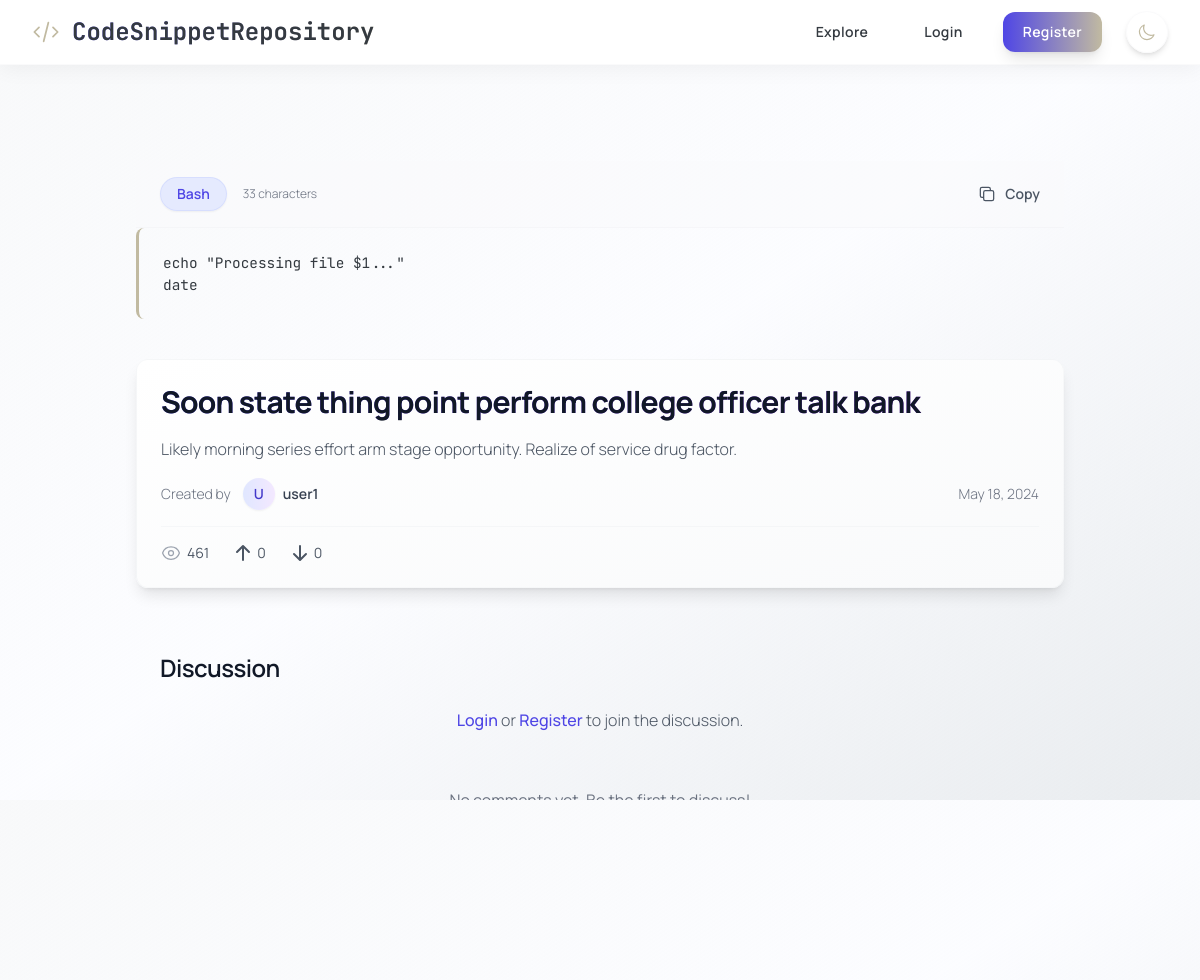
Screenshot of /explore/snippet/2 with the database file from the repository.
### tables this page shows
CREATE TABLE snippets (
                id INTEGER PRIMARY KEY AUTOINCREMENT,
                user_id INTEGER NOT NULL,
                title TEXT NOT NULL,
                code TEXT NOT NULL,
                language TEXT NOT NULL,
                description TEXT,
                is_private INTEGER DEFAULT 0,
                views INTEGER DEFAULT 0,
                created_at TIMESTAMP DEFAULT CURRENT_TIMESTAMP,
                updated_at TIMESTAMP DEFAULT CURRENT_TIMESTAMP,
                FOREIGN KEY (user_id) REFERENCES users(id) ON DELETE CASCADE
            );

CREATE TABLE users (
                id INTEGER PRIMARY KEY AUTOINCREMENT,
                username TEXT UNIQUE NOT NULL,
                email TEXT UNIQUE NOT NULL,
                password TEXT NOT NULL,
                profile_picture TEXT,
                bio TEXT,
                age INTEGER,
                dob TEXT,
                profession TEXT,
                profile_setup INTEGER DEFAULT 0,
                created_at TIMESTAMP DEFAULT CURRENT_TIMESTAMP,
                join_date TIMESTAMP DEFAULT CURRENT_TIMESTAMP,
                full_name TEXT,
                status TEXT,
                experience REAL,
                education TEXT,
                skills TEXT,
                country TEXT,
                website TEXT
            );

### app.py (the view, shortened to what this page needs)
@app.route('/explore/snippet/<int:id>')
def view_snippet_explore(id):
    conn = get_db()
    viewer_user_id = get_current_user_id()
    snippet_dict = None
    root_comments = []
    is_bookmarked = False
    is_favorited = False # Favorite status of viewer for THIS snippet
    user_vote = None
    try:
        snippet_row = conn.execute("""
            SELECT
                s.*, u.username as owner_username,
                COALESCE(v.upvotes, 0) as upvotes,
                COALESCE(v.downvotes, 0) as downvotes
            FROM snippets s
            JOIN users u ON s.user_id = u.id
            LEFT JOIN (
                 SELECT snippet_id, SUM(CASE WHEN vote_type = 1 THEN 1 ELSE 0 END) as upvotes,
                        SUM(CASE WHEN vote_type = -1 THEN 1 ELSE 0 END) as downvotes
                 FROM votes GROUP BY snippet_id
            ) v ON s.id = v.snippet_id
            WHERE s.id = ? AND s.is_private = 0
        """, (id,)).fetchone()
        if not snippet_row:
            flash('Snippet not found or is private', 'error')
            return redirect(url_for('explore'))
        snippet_dict = dict(snippet_row)
        try:
            conn.execute('UPDATE snippets SET views = COALESCE(views, 0) + 1 WHERE id = ?', (id,))
            conn.commit()
        except sqlite3.Error as e_view:
            conn.rollback() # Rollback only the view count update
            app.logger.warning(f"Failed to increment view count for snippet {id}: {e_view}")
        comments_rows = conn.execute('''
            SELECT c.id, c.content, c.created_at, u.username, u.profile_picture, c.parent_id
            FROM comments c JOIN users u ON c.user_id = u.id
            WHERE c.snippet_id = ?
            ORDER BY c.parent_id NULLS FIRST, c.created_at ASC
        ''', (id,)).fetchall()
        comments_by_id = {}
        for row in comments_rows:
            comment = dict(row)
            comment['created_at'] = parse_db_date(comment.get('created_at'))
            comment['replies'] = []
            comments_by_id[comment['id']] = comment
        root_comments = []
        for comment_id, comment in comments_by_id.items():
            parent_id = comment['parent_id']
            if parent_id is None:
                root_comments.append(comment)
            elif parent_id in comments_by_id:
                 comments_by_id[parent_id]['replies'].append(comment)
        snippet_dict['created_at'] = parse_db_date(snippet_dict.get('created_at'))
        snippet_dict['updated_at'] = parse_db_date(snippet_dict.get('updated_at')) # If updated_at exists
        return render_template('view_snippet_explore.html',
                             snippet=snippet_dict,
                             comments=root_comments,
                             is_bookmarked=is_bookmarked,
                             is_favorited=is_favorited,
                             user_vote=user_vote)
    except sqlite3.Error as e:
        app.logger.error(f"DB Error viewing public snippet {id}: {e}")
        flash('Error loading snippet details.', 'error')
        return redirect(url_for('explore'))
    except Exception as e:
        app.logger.error(f"General Error viewing public snippet {id}: {e}", exc_info=True)
        flash("An unexpected error occurred.", "error")
        return redirect(url_for('explore'))

### app.py (called while the page is built)
def parse_db_date(date_str):
    if not date_str:
        return None
    try:
        return datetime.strptime(date_str, '%Y-%m-%d %H:%M:%S')
    except (ValueError, TypeError) as e:
        try:
            app.logger.warning(f"Could not parse date string '{date_str}': {e}")
        except RuntimeError: # Handle cases outside app context if necessary
            print(f"Warning: Could not parse date string '{date_str}': {e}")
        return None # Return None if parsing fails

def get_db():
    db = getattr(g, '_database', None)
    if db is None:
        db_path = os.path.join(app.root_path, DATABASE) # Construct path safely
        try:
             db = g._database = sqlite3.connect(db_path)
             db.row_factory = sqlite3.Row # Use Row factory
        except sqlite3.Error as e:
            app.logger.error(f"Database connection error: {e}") # Use app logger
            raise # Reraise the error
    return db

@app.teardown_appcontext
def close_connection(exception):
    db = getattr(g, '_database', None)
    if db is not None:
        try:
            db.close()
        except sqlite3.Error as e:
             app.logger.error(f"Error closing database connection: {e}") # Use app logger

def get_current_user_id():
    return session.get('user_id')

### templates/view_snippet_explore.html (shortened to what this page needs)
{% extends "base.html" %}
{% block content %}
<div class="main-container">
    <div class="max-w-5xl mx-auto px-4 sm:px-6 lg:px-12 space-y-10">
        <div class="code-container">
            <div class="flex items-center justify-between px-6 py-4 border-b border-gray-200/20 dark:border-gray-700/20 bg-gray-50/50 dark:bg-gray-800/50">
                <div class="flex items-center space-x-4">
                    <span class="text-sm font-semibold text-indigo-600 dark:text-indigo-400 bg-indigo-100/80 dark:bg-indigo-900/80 px-4 py-1.5 rounded-full border border-indigo-200/50 dark:border-indigo-800/50 shadow-sm">{{ snippet.language | default('N/A') }}</span>
                    <span class="text-xs text-gray-500 dark:text-gray-400 font-light">{{ snippet.code | length }} characters</span>
                </div>
                <div class="flex items-center space-x-4">
                    <button id="copy-button" class="group inline-flex items-center text-sm font-semibold text-gray-600 dark:text-gray-400 hover:text-indigo-600 dark:hover:text-indigo-400 transition-all duration-300 ease-out transform hover:scale-105">
                        Copy
                    </button>
                </div>
            </div>
            <div class="overflow-x-auto" id="code-container">
                <pre class="p-6 m-0"><code id="codeBlock" class="language-{{ snippet.language }}">{{ snippet.code }}</code></pre>
            </div>
        </div>
        <div class="rounded-xl p-6 bg-gradient-to-br from-white to-gray-50 dark:from-gray-900 dark:to-gray-800/50 shadow-lg border border-gray-200/30 dark:border-gray-700/30 backdrop-blur-sm">
            <h1 class="text-3xl font-bold text-gray-900 dark:text-white mb-4 bg-clip-text bg-gradient-to-r from-indigo-600 to-purple-600 dark:from-indigo-400 dark:to-purple-400 tracking-tight">{{ snippet.title }}</h1>
            {% if snippet.description %}
                <p class="text-gray-600 dark:text-gray-300 font-light mb-4 leading-relaxed">{{ snippet.description }}</p>
            {% endif %}
            <div class="flex items-center justify-between text-sm text-gray-500 dark:text-gray-400 font-light">
                <div class="flex items-center space-x-3">
                    <span>Created by</span>
                    <a href="{{ url_for('profile', username=snippet.owner_username) }}" class="inline-flex items-center gap-2 group">
                        <span class="h-8 w-8 rounded-full bg-gradient-to-r from-indigo-100 to-purple-100 dark:from-indigo-800 dark:to-purple-800 text-indigo-700 dark:text-indigo-300 text-sm font-semibold flex items-center justify-center group-hover:ring-2 group-hover:ring-indigo-400 transition-all duration-200 shadow-sm">
                            {% if snippet.owner_username %}{{ snippet.owner_username[0] | upper }}{% else %}?{% endif %}
                        </span>
                        <span class="font-semibold text-gray-700 dark:text-gray-200 group-hover:text-indigo-600 dark:group-hover:text-indigo-400 transition-colors">{{ snippet.owner_username }}</span>
                    </a>
                </div>
                <span>{{ snippet.created_at.strftime('%b %d, %Y') if snippet.created_at and snippet.created_at.strftime else 'Unknown Date' }}</span>
            </div>
            <div class="mt-4 pt-4 border-t border-gray-200/30 dark:border-gray-700/30 flex items-center space-x-6 text-sm text-gray-600 dark:text-gray-400">
                 <span title="Views" class="flex items-center"> {{ snippet.views | default(0) }}</span>
                 <button type="button" id="upvote-button" title="Upvote" class="flex items-center vote-btn {% if user_vote == 1 %} text-emerald-500 {% else %} hover:text-emerald-500 {% endif %} transition-colors" data-vote-type="1"><svg class="h-5 w-5 mr-1" fill="currentColor" viewBox="0 0 20 20"><path fill-rule="evenodd" d="M3.293 9.707a1 1 0 010-1.414l6-6a1 1 0 011.414 0l6 6a1 1 0 01-1.414 1.414L11 5.414V17a1 1 0 11-2 0V5.414L4.707 9.707a1 1 0 01-1.414 0z" clip-rule="evenodd" /></svg> <span class="vote-count">{{ snippet.upvotes | default(0) }}</span></button>
                 <button type="button" id="downvote-button" title="Downvote" class="flex items-center vote-btn {% if user_vote == -1 %} text-rose-500 {% else %} hover:text-rose-500 {% endif %} transition-colors" data-vote-type="-1"><svg class="h-5 w-5 mr-1" fill="currentColor" viewBox="0 0 20 20"><path fill-rule="evenodd" d="M16.707 10.293a1 1 0 010 1.414l-6 6a1 1 0 01-1.414 0l-6-6a1 1 0 111.414-1.414L9 14.586V3a1 1 0 012 0v11.586l4.293-4.293a1 1 0 011.414 0z" clip-rule="evenodd" /></svg> <span class="vote-count">{{ snippet.downvotes | default(0) }}</span></button>
             </div>
        </div>
        <div class="comments-section p-6">
            <h2 class="text-2xl font-semibold text-gray-900 dark:text-white mb-6 tracking-tight">Discussion </h2>
            {% if session['user_id'] %}
            <div class="mb-8">
                <form id="comment-form" class="space-y-4">
                    <textarea id="comment-content" rows="3" class="w-full px-5 py-4 rounded-xl bg-white/80 dark:bg-gray-900/80 border border-gray-200/50 dark:border-gray-700/50 text-gray-900 dark:text-gray-100 placeholder-gray-400 dark:placeholder-gray-500 focus:outline-none focus:ring-2 focus:ring-indigo-400 shadow-md transition-all duration-300 ease-out backdrop-blur-sm" placeholder="Add to the discussion..."></textarea>
                    <button type="submit" class="px-6 py-2 bg-gradient-to-r from-indigo-600 to-purple-600 hover:from-indigo-700 hover:to-purple-700 text-white font-semibold rounded-xl shadow-lg hover:shadow-xl transition-all duration-300 ease-out transform hover:scale-105"> Comment </button>
                </form>
            </div>
            {% else %}
             <p class="mb-6 text-center text-gray-600 dark:text-gray-400 font-light">
                <a href="{{ url_for('login', next=request.url) }}" class="text-indigo-600 dark:text-indigo-400 hover:underline font-medium">Login</a> or
                <a href="{{ url_for('register', next=request.url) }}" class="text-indigo-600 dark:text-indigo-400 hover:underline font-medium">Register</a> to join the discussion.
            </p>
            {% endif %}
            <div id="comments-container" class="space-y-6">
                 {% for comment in comments recursive %}
                    <div class="comment-thread" data-comment-id="{{ comment.id }}">
                        <div class="flex space-x-4">
                            <div class="flex-shrink-0">
                                <div class="w-10 h-10 rounded-full bg-gradient-to-r from-indigo-600 to-purple-600 flex items-center justify-center shadow-md">
                                    <span class="text-white font-semibold">{{ comment.username[0] | upper if comment.username else '?' }}</span>
                                </div>
                            </div>
                            <div class="flex-grow">
                                <div class="flex items-center space-x-3 mb-2">
                                    <span class="font-semibold text-gray-900 dark:text-white">{{ comment.username }}</span>
                                    <span class="text-sm text-gray-500 dark:text-gray-400 font-light">{{ comment.created_at.strftime('%b %d, %Y %H:%M') if comment.created_at else ''}}</span>
                                </div>
                                 <p class="text-gray-700 dark:text-gray-300 font-light mb-3 leading-relaxed whitespace-pre-wrap">{{ comment.content }}</p>
                                <div class="flex items-center space-x-4">
                                     {% if session['user_id'] %}
                                        <button onclick="toggleReplyForm('{{ comment.id }}')" class="text-sm text-gray-500 dark:text-gray-400 hover:text-indigo-600 dark:hover:text-indigo-400 font-medium transition-colors duration-200"> Reply </button>
                                    {% endif %}
                                </div>
                                <div id="reply-form-{{ comment.id }}" class="mt-4 hidden">
                                    <textarea rows="2" class="w-full px-4 py-3 rounded-lg bg-white/80 dark:bg-gray-900/80 border border-gray-200/50 dark:border-gray-700/50 text-gray-900 dark:text-gray-100 text-sm placeholder-gray-400 dark:placeholder-gray-500 focus:outline-none focus:ring-2 focus:ring-indigo-400 shadow-md transition-all duration-300 ease-out backdrop-blur-sm" placeholder="Write a reply..."></textarea>
                                    <div class="mt-3 flex space-x-3"> <button onclick="submitReply('{{ comment.id }}')" class="px-5 py-2 bg-gradient-to-r from-indigo-600 to-purple-600 hover:from-indigo-700 hover:to-purple-700 text-white text-sm font-semibold rounded-lg shadow-md hover:shadow-lg transition-all duration-300 ease-out transform hover:scale-105"> Reply </button> <button onclick="toggleReplyForm('{{ comment.id }}')" class="px-5 py-2 bg-gray-100 dark:bg-gray-800 text-gray-600 dark:text-gray-400 text-sm font-semibold rounded-lg hover:bg-gray-200 dark:hover:bg-gray-700 transition-all duration-200"> Cancel </button> </div>
                                </div>
                                {% if comment.replies %}
                                <div class="nested-replies mt-4 pl-4 space-y-4">
                                     {{ loop(comment.replies) }}
                                </div>
                                {% endif %}
                            </div>
                        </div>
                    </div>
                 {% else %}
                      <p class="text-center text-gray-500 dark:text-gray-400 py-8">No comments yet. Be the first to discuss!</p>
                 {% endfor %}
             </div>
        </div>
        <div class="flex justify-between items-center py-6">
            <a href="{{ url_for('explore') }}" class="inline-flex items-center text-sm font-semibold text-gray-600 dark:text-gray-400 hover:text-indigo-600 dark:hover:text-indigo-400 transition-colors duration-300 ease-out group"> <svg class="h-5 w-5 mr-2 group-hover:-translate-x-1 transition-transform duration-200" fill="none" viewBox="0 0 24 24" stroke="currentColor" stroke-width="1.5"> <path stroke-linecap="round" stroke-linejoin="round" d="M11 17l-5-5m0 0l5-5m-5 5h12" /> </svg> Back to Explore </a>
        </div>
    </div>
</div>
{% endblock %}

### templates/base.html (style rules this page uses)
html, body { height: 100%; margin: 0; padding: 0; overflow-y: auto; }
pre { background-color: #FFFFFF/90; border-left: 3px solid #C1BAA1; border-radius: 0.5rem; padding: 1.25rem; margin: 1rem 0; font-family: 'JetBrains Mono', monospace; font-size: 0.9rem; transition: all 0.3s ease-out; }

### rows the page displays
snippets: language "Bash", code "echo \"Processing file $1...\" date", title "Soon state thing point perform college officer talk bank", description "Likely morning series effort arm stage opportunity. Realize of service drug factor.", created_at "May 18, 2024", views "461"
users: owner_username "user1"

### other values shown
{{ snippet.code | length }} "33"
{{ snippet.owner_username[0] | upper }} "U"
{{ snippet.upvotes | default(0) }} "0"
{{ snippet.downvotes | default(0) }} "0"
